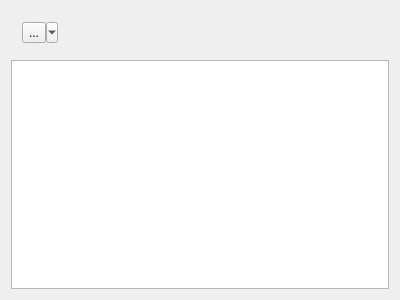
<?xml version="1.0" encoding="UTF-8"?>
<ui version="4.0">
 <class>MainWindow</class>
 <widget class="QMainWindow" name="MainWindow">
  <property name="windowModality">
   <enum>Qt::WindowModal</enum>
  </property>
  <property name="geometry">
   <rect>
    <x>0</x>
    <y>0</y>
    <width>400</width>
    <height>300</height>
   </rect>
  </property>
  <property name="windowTitle">
   <string>MainWindow</string>
  </property>
  <widget class="QWidget" name="centralWidget">
   <layout class="QVBoxLayout" name="verticalLayout">
    <item>
     <widget class="QWidget" name="toolBar" native="true">
      <layout class="QVBoxLayout" name="verticalLayout_2">
       <item>
        <widget class="ColorPickerToolButton" name="toolButton">
         <property name="text">
          <string>...</string>
         </property>
         <property name="icon">
          <iconset resource="../icons.qrc">
           <normaloff>:/icons/color_wheel.png</normaloff>:/icons/color_wheel.png</iconset>
         </property>
         <property name="popupMode">
          <enum>QToolButton::MenuButtonPopup</enum>
         </property>
        </widget>
       </item>
      </layout>
     </widget>
    </item>
    <item>
     <widget class="QTextEdit" name="textEdit"/>
    </item>
   </layout>
  </widget>
 </widget>
 <layoutdefault spacing="6" margin="11"/>
 <customwidgets>
  <customwidget>
   <class>ColorPickerToolButton</class>
   <extends>QToolButton</extends>
   <header>ColorPickerToolButton.h</header>
  </customwidget>
 </customwidgets>
 <resources>
  <include location="../icons.qrc"/>
  <include location="../icons.qrc"/>
 </resources>
 <connections/>
</ui>
